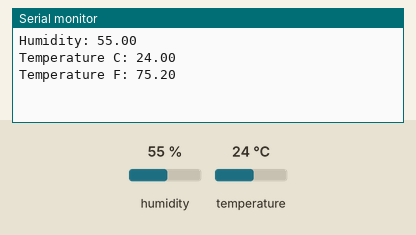
Simulated run of this sketch. Board: Arduino Uno, built with avr-gcc and run on an emulated ATmega328P. On the bench: the last lines printed to the serial monitor. The inputs (shaded band) are chosen by the test bench; at power-on: humidity 55 %, temperature 24 °C.

Above: at 1.7 s.
1.8 s: humidity set to 22 %
At 4.0 s:
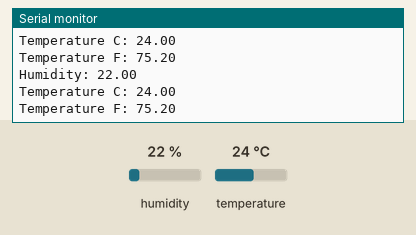
5.7 s: temperature set to 12 °C
At 7.7 s:
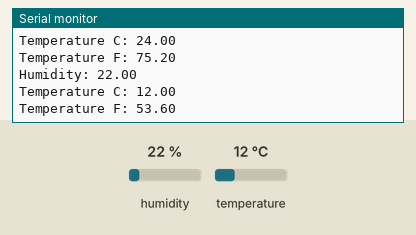
9.6 s: humidity set to 40 %
At 14.0 s:
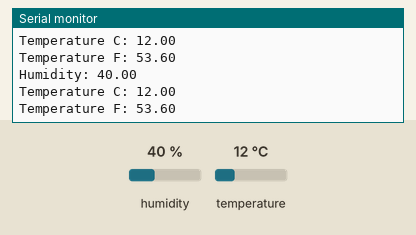
Timing chart, 0 to 15.5 s (numbered marks = the images above; inputs shaded):
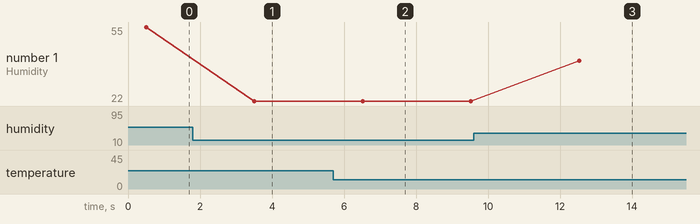

Measured:
- after the input at 1.8 s, the serial monitor: prints a new line after 1.7 s (image 1)
- after the input at 5.7 s, the serial monitor: prints a new line after 0.84 s (image 2)
- after the input at 9.6 s, the serial monitor: prints a new line after 2.9 s (image 3)
- plotted number 1: 55 → 22 after the input at 1.8 s, 22 → 40 after the input at 9.6 s

The sketch:

DHT.ino
```cpp
#include <DHT.h>


#define Type DHT22
int sensepin=2;
DHT HT(sensepin,Type);
float humidity;
float tempC;
float tempF;
void setup() {
  // put your setup code here, to run once:
Serial.begin(9600);
HT.begin();
delay(500);
}

void loop() {
  // put your main code here, to run repeatedly:
humidity=HT.readHumidity();
tempC=HT.readTemperature();
tempF=HT.readTemperature(true);

Serial.print("Humidity: ");
Serial.println(humidity);

Serial.print("Temperature C: ");
Serial.println(tempC);

Serial.print("Temperature F: ");
Serial.println(tempF);

delay(3000);
}
```
